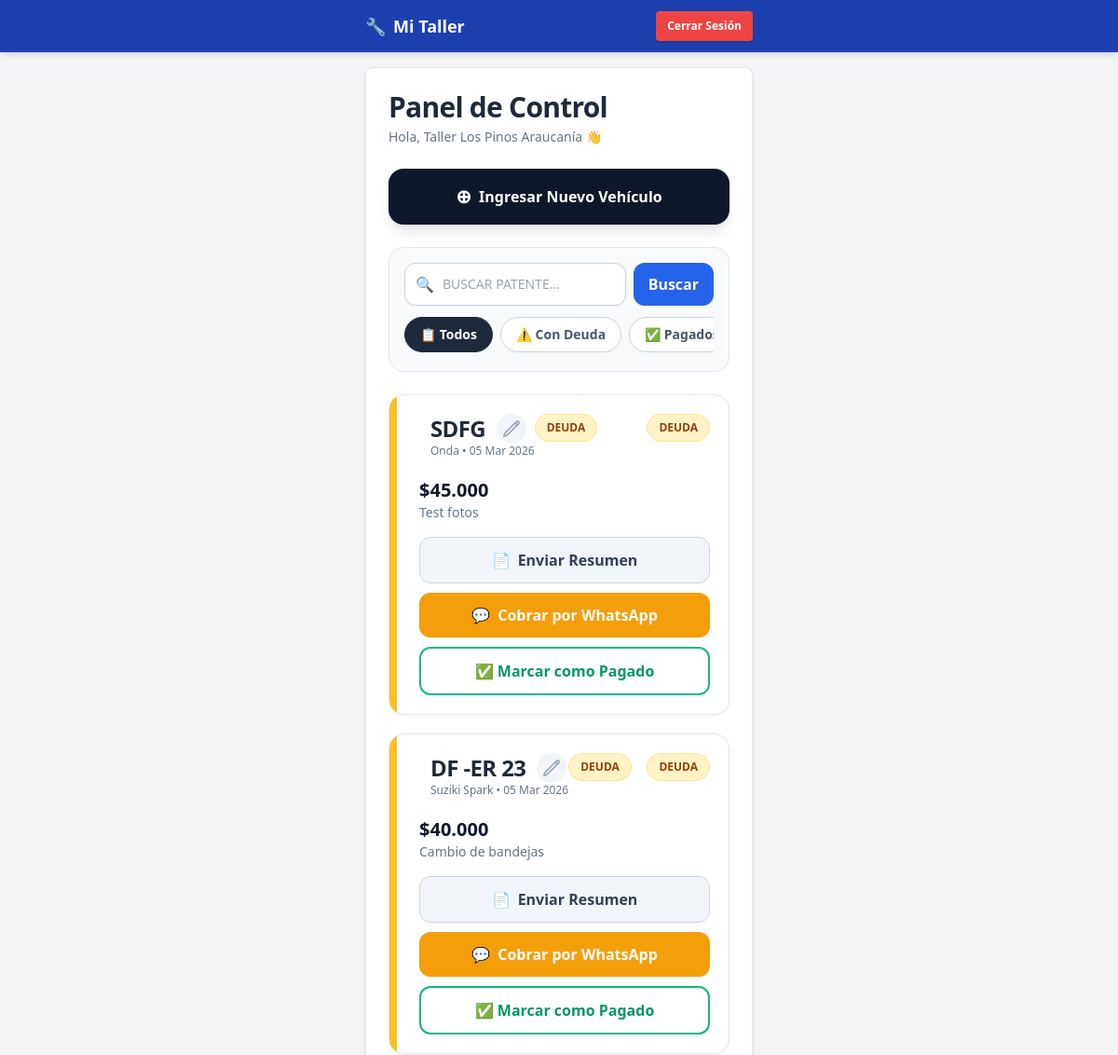
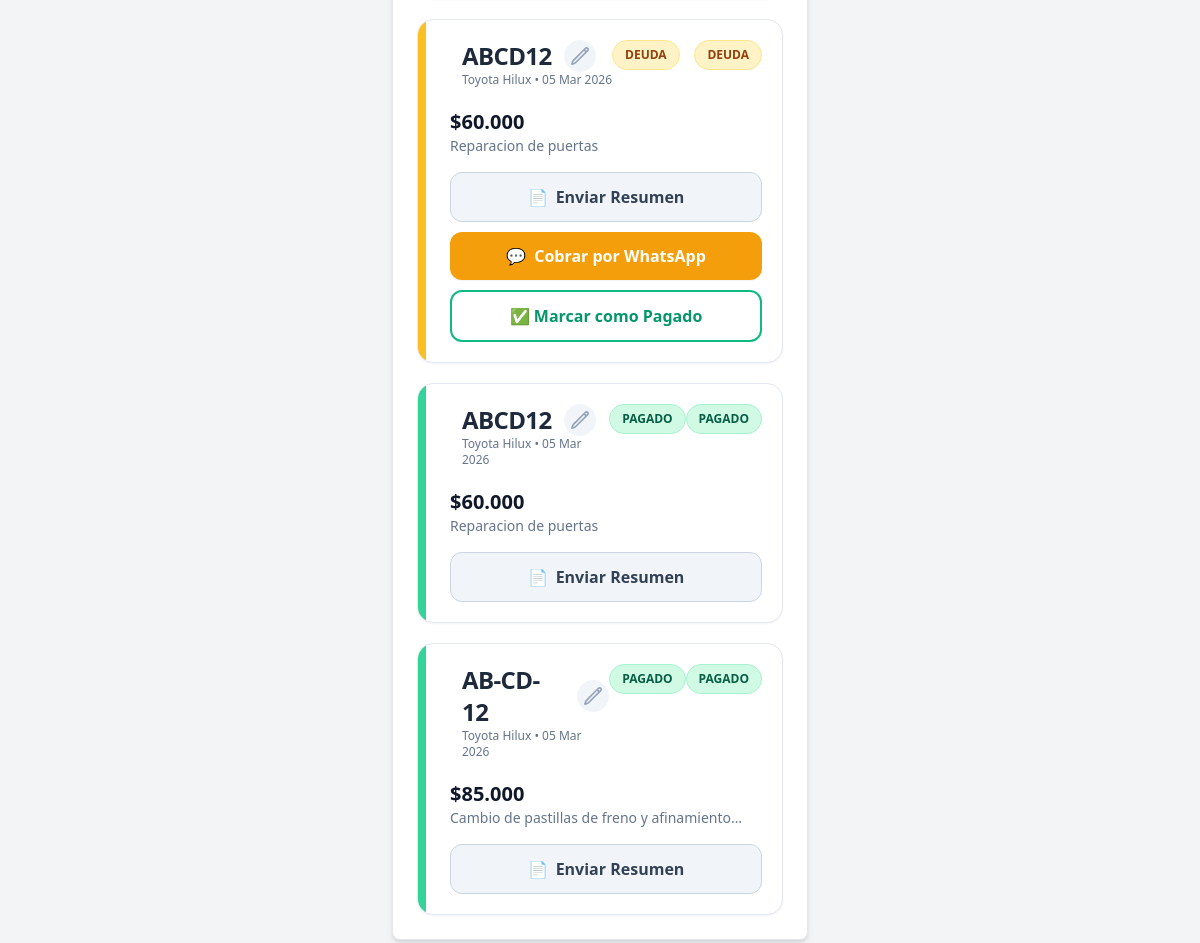
The page /taller/dashboard (signed in) on the database as committed earlier (2 pictures, top to bottom).
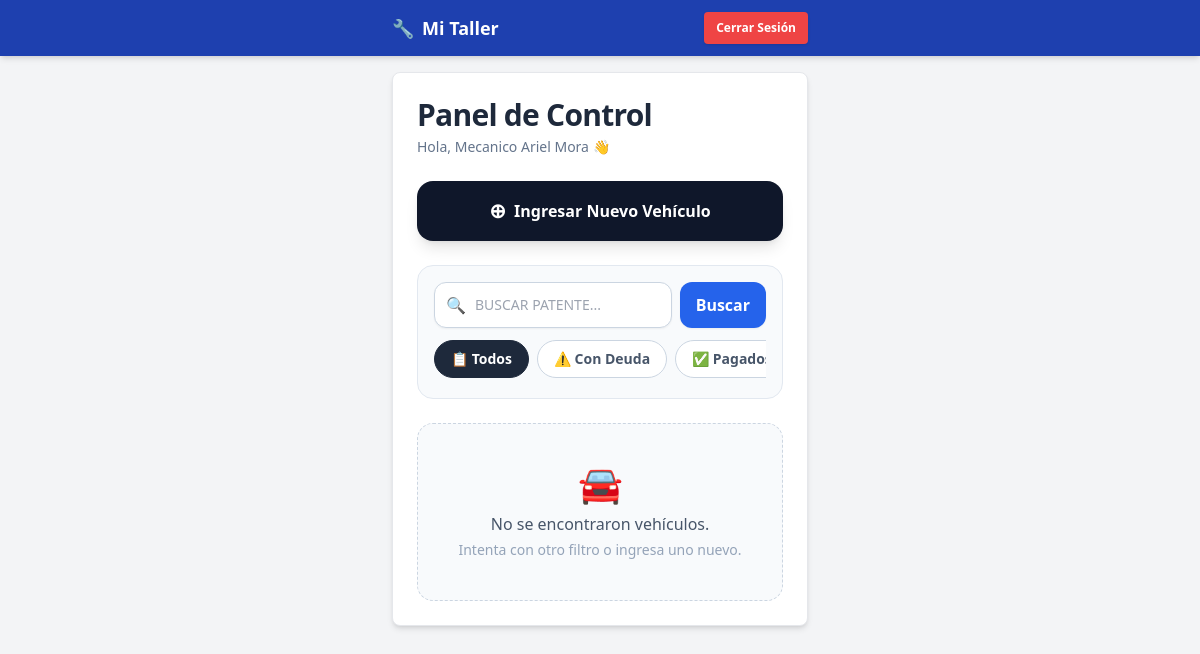
The same page on the database as committed later.
### app/models.py (models this page shows, shortened)
class Taller(UserMixin, db.Model):
    id = db.Column(db.Integer, primary_key=True)
    nombre_taller = db.Column(db.String(100), nullable=False)
    email = db.Column(db.String(120), unique=True, nullable=False)
    password_hash = db.Column(db.String(256))
    trabajos = db.relationship('Trabajo', backref='taller', lazy=True)

class Trabajo(db.Model):
    id = db.Column(db.Integer, primary_key=True)
    uuid_publico = db.Column(db.String(36), default=lambda: str(uuid.uuid4()), unique=True)
    patente = db.Column(db.String(10), nullable=False)
    nombre_cliente = db.Column(db.String(100), nullable=False)
    tipo_vehiculo = db.Column(db.String(50), nullable=False)
    marca_vehiculo = db.Column(db.String(50), nullable=False)
    imagen_evidencia = db.Column(db.Text, nullable=True) # Ahora es Text para aguantar muchas fotos
    telefono_cliente = db.Column(db.String(20), nullable=False)
    descripcion = db.Column(db.Text, nullable=False)
    total_costo = db.Column(db.Integer, nullable=False)
    estado = db.Column(db.String(20), default="Pendiente")
    monto_pagado = db.Column(db.Integer, default=0)
    fecha = db.Column(db.DateTime, default=datetime.utcnow)
    taller_id = db.Column(db.Integer, db.ForeignKey('taller.id'), nullable=False)

### app/taller/routes.py (the view)
@taller_bp.route('/dashboard')
@login_required
def dashboard():
    base_url = "https://jl2flq77-5000.brs.devtunnels.ms"
    busqueda = request.args.get('q')
    filtro_estado = request.args.get('estado')
    query = Trabajo.query.filter_by(taller_id=current_user.id)
    if busqueda:
        query = query.filter(Trabajo.patente.ilike(f'%{busqueda}%'))
    if filtro_estado:
        query = query.filter(Trabajo.estado == filtro_estado)
    trabajos = query.order_by(Trabajo.fecha.desc()).limit(50).all()
    return render_template('taller/dashboard.html',
                           trabajos=trabajos,
                           base_url=base_url,
                           busqueda=busqueda,
                           filtro_estado=filtro_estado)

### app/models.py (called while the page is built)
@login_manager.user_loader
def load_user(id):
    return Taller.query.get(int(id))

### app/templates/taller/dashboard.html (shortened to what this page needs)
{% extends "base.html" %}
{% block content %}
<div class="mb-6">
    <h1 class="text-3xl font-extrabold text-slate-800 tracking-tight">Panel de Control</h1>
    <p class="text-slate-500 text-sm mt-1">Hola, {{ current_user.nombre_taller }} 👋</p>
</div>
<div class="mb-6">
    <a href="{{ url_for('taller.nuevo_trabajo') }}" class="flex items-center justify-center w-full bg-slate-900 hover:bg-slate-800 text-white font-bold py-4 px-4 rounded-2xl shadow-lg transition-transform active:scale-95">
        <span class="text-xl mr-2">⊕</span> Ingresar Nuevo Vehículo
    </a>
</div>
<div class="bg-slate-50 p-4 rounded-2xl border border-slate-200 mb-6">
    <form method="GET" action="{{ url_for('taller.dashboard') }}" class="flex gap-2 mb-3">
        <div class="relative w-full">
            <div class="absolute inset-y-0 left-0 flex items-center pl-3 pointer-events-none text-slate-400">🔍</div>
            <input type="text" name="q" value="{{ busqueda or '' }}" placeholder="Buscar patente..."
                   class="bg-white border border-slate-300 text-slate-900 text-sm rounded-xl focus:ring-blue-500 focus:border-blue-500 block w-full pl-10 p-3 shadow-sm uppercase uppercase">
        </div>
        <button type="submit" class="bg-blue-600 hover:bg-blue-700 text-white font-bold py-2 px-4 rounded-xl shadow-sm">
            Buscar
        </button>
    </form>
    <div class="flex gap-2 overflow-x-auto pb-1 hide-scrollbar text-sm">
        <a href="{{ url_for('taller.dashboard', q=busqueda) }}"
           class="px-4 py-2 rounded-full font-semibold transition-colors whitespace-nowrap border {% if not filtro_estado %}bg-slate-800 text-white border-slate-800{% else %}bg-white text-slate-600 border-slate-300 hover:bg-slate-100{% endif %}">
           📋 Todos
        </a>
        <a href="{{ url_for('taller.dashboard', estado='Pendiente', q=busqueda) }}"
           class="px-4 py-2 rounded-full font-semibold transition-colors whitespace-nowrap border {% if filtro_estado == 'Pendiente' %}bg-amber-100 text-amber-800 border-amber-300{% else %}bg-white text-slate-600 border-slate-300 hover:bg-slate-100{% endif %}">
           ⚠️ Con Deuda
        </a>
        <a href="{{ url_for('taller.dashboard', estado='Pagado', q=busqueda) }}"
           class="px-4 py-2 rounded-full font-semibold transition-colors whitespace-nowrap border {% if filtro_estado == 'Pagado' %}bg-emerald-100 text-emerald-800 border-emerald-300{% else %}bg-white text-slate-600 border-slate-300 hover:bg-slate-100{% endif %}">
           ✅ Pagados
        </a>
    </div>
</div>
<div class="space-y-5">
    {% for trabajo in trabajos %}
    <div class="bg-white rounded-2xl p-5 shadow-sm border border-slate-200 relative overflow-hidden">
        <div class="absolute left-0 top-0 bottom-0 w-2 {% if trabajo.estado == 'Pendiente' %}bg-amber-400{% else %}bg-emerald-400{% endif %}"></div>
        <div class="flex justify-between items-start mb-2 pl-3">
        <div class="flex justify-between items-start mb-2 pl-3">
            <div>
                <div class="flex items-center gap-3">
                    <h3 class="text-2xl font-black text-slate-800 tracking-tight uppercase">{{ trabajo.patente }}</h3>
                    <a href="{{ url_for('taller.editar_trabajo', id=trabajo.id) }}" class="text-slate-400 hover:text-blue-600 bg-slate-100 hover:bg-blue-50 rounded-full p-1.5 transition-colors" title="Editar">
                    </a>
                </div>
                <p class="text-slate-500 text-xs font-medium">{{ trabajo.marca_vehiculo }} • {{ trabajo.fecha.strftime('%d %b %Y') }}</p>
            </div>
            {% if trabajo.estado == 'Pendiente' %}
                <span class="bg-amber-100 text-amber-800 text-xs font-bold px-3 py-1.5 rounded-full border border-amber-200">DEUDA</span>
            {% else %}
                <span class="bg-emerald-100 text-emerald-800 text-xs font-bold px-3 py-1.5 rounded-full border border-emerald-200">PAGADO</span>
            {% endif %}
        </div>
            {% if trabajo.estado == 'Pendiente' %}
                <span class="bg-amber-100 text-amber-800 text-xs font-bold px-3 py-1.5 rounded-full border border-amber-200">DEUDA</span>
            {% else %}
                <span class="bg-emerald-100 text-emerald-800 text-xs font-bold px-3 py-1.5 rounded-full border border-emerald-200">PAGADO</span>
            {% endif %}
        </div>
        <div class="pl-3 mb-4 mt-3">
            <p class="text-slate-900 font-bold text-xl">${{ "{:,.0f}".format(trabajo.total_costo).replace(',', '.') }}</p>
            <p class="text-slate-500 text-sm line-clamp-1">{{ trabajo.descripcion }}</p>
        </div>
        <div class="pl-3 flex flex-col space-y-2.5 mt-2">
            {% set msj_presupuesto = "Hola " ~ trabajo.nombre_cliente ~ ", aquí está el detalle del servicio para la patente " ~ trabajo.patente ~ ": " ~ base_url ~ url_for('cliente.ver_presupuesto', uuid_publico=trabajo.uuid_publico) %}
            <a href="https://wa.me/{{ trabajo.telefono_cliente }}?text={{ msj_presupuesto | urlencode }}" target="_blank"
               class="flex items-center justify-center bg-slate-100 hover:bg-slate-200 text-slate-700 font-bold py-3 px-4 rounded-xl border border-slate-300 transition-colors">
                <span class="mr-2">📄</span> Enviar Resumen
            </a>
            {% if trabajo.estado == 'Pendiente' %}
                {% set msj_cobro = "Hola " ~ trabajo.nombre_cliente ~ ", le escribo de " ~ current_user.nombre_taller ~ ". Le recuerdo amablemente el saldo pendiente de $" ~ trabajo.total_costo ~ " por el vehículo " ~ trabajo.patente ~ ". Quedo atento, ¡saludos!" %}
                <a href="https://wa.me/{{ trabajo.telefono_cliente }}?text={{ msj_cobro | urlencode }}" target="_blank"
                   class="flex items-center justify-center bg-amber-500 hover:bg-amber-600 text-white font-bold py-3 px-4 rounded-xl shadow-sm transition-colors">
                    <span class="mr-2">💬</span> Cobrar por WhatsApp
                </a>
                <form action="{{ url_for('taller.marcar_pagado', id=trabajo.id) }}" method="POST">
                    <button type="submit" class="w-full flex items-center justify-center bg-white hover:bg-emerald-50 text-emerald-600 font-bold py-3 px-4 rounded-xl border-2 border-emerald-500 transition-colors">
                        ✅ Marcar como Pagado
                    </button>
                </form>
            {% endif %}
        </div>
    </div>
    {% else %}
        <div class="text-center py-10 bg-slate-50 rounded-2xl border border-dashed border-slate-300">
            <span class="text-4xl block mb-2">🚘</span>
            <p class="text-slate-600 font-medium">No se encontraron vehículos.</p>
            <p class="text-slate-400 text-sm mt-1">Intenta con otro filtro o ingresa uno nuevo.</p>
        </div>
    {% endfor %}
</div>
{% endblock %}

### app/templates/base.html (shortened to what this page needs)
<!DOCTYPE html>
<html lang="es">
<head>
    <script src="https://cdn.tailwindcss.com"></script>
</head>
<body class="bg-gray-100 min-h-screen">
    <nav class="bg-blue-800 text-white shadow-md">
        <div class="max-w-md mx-auto px-4 py-3 flex justify-between items-center">
            <div class="font-bold text-lg flex items-center gap-2">
                <span>🔧</span>
                <span>Mi Taller</span>
            </div>
            {% if current_user.is_authenticated %}
            <a href="{{ url_for('auth.logout') }}" class="bg-red-500 hover:bg-red-600 text-white text-xs font-bold py-2 px-3 rounded shadow transition">
                Cerrar Sesión
            </a>
            {% endif %}
        </div>
    </nav>
    <div class="max-w-md mx-auto mt-4 mb-10 px-4">
        <div class="bg-white p-6 rounded-lg shadow-md border border-gray-200">
            {% block content %}{% endblock %}
        </div>
    </div>
</body>
</html>

### app/templates/taller/dashboard.html (style rules this page uses)
.hide-scrollbar { -ms-overflow-style: none; scrollbar-width: none; }

Rows that differ between the two databases and show on the page:
removed Trabajo: patente "SDFG", marca_vehiculo "Onda", fecha "05 Mar 2026", estado "DEUDA", total_costo "45.000", descripcion "Test fotos"
removed Trabajo: patente "DF -ER 23", marca_vehiculo "Suziki Spark", fecha "05 Mar 2026", estado "DEUDA", total_costo "40.000", descripcion "Cambio de bandejas"
removed Trabajo: patente "ABCD12", marca_vehiculo "Toyota Hilux", fecha "05 Mar 2026", estado "DEUDA", total_costo "60.000", descripcion "Reparacion de puertas"
removed Trabajo: patente "ABCD12", marca_vehiculo "Toyota Hilux", fecha "05 Mar 2026", estado "PAGADO", total_costo "60.000", descripcion "Reparacion de puertas"
removed Trabajo: patente "AB-CD-12", marca_vehiculo "Toyota Hilux", fecha "05 Mar 2026", estado "PAGADO", total_costo "85.000", descripcion "Cambio de pastillas de freno y…"
changed Taller: nombre_taller "Taller Los Pinos Araucanía" → "Mecanico Ariel Mora"
Other text that changed with them:
text now shown: "🚘 No se encontraron vehículos. Intenta con otro filtro o ingresa uno nuevo."
